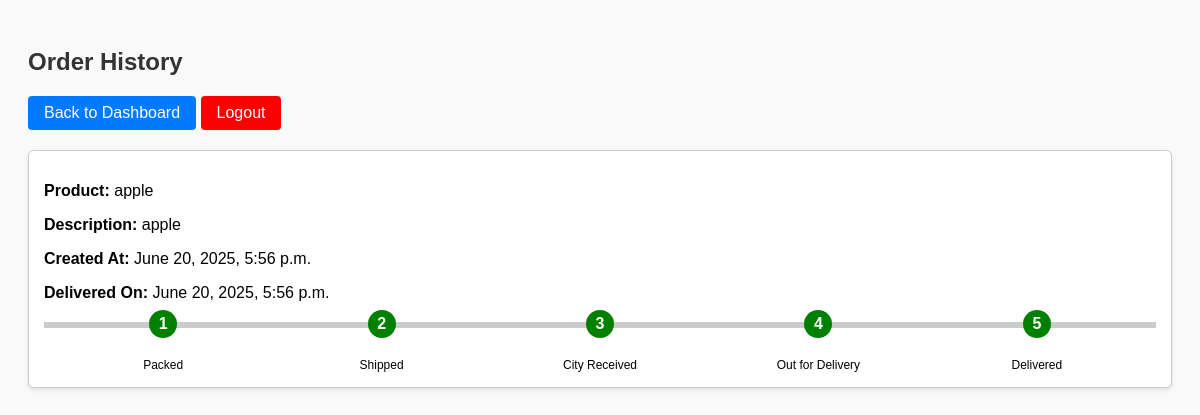
The page /customer_history/ (signed in) on the database its author committed.
### delivery_app/models.py (models this page shows, shortened)
class Order(models.Model):
    customer = models.ForeignKey(Customer, on_delete=models.CASCADE)
    product_name = models.CharField(max_length=255)
    description = models.TextField()
    created_at = models.DateTimeField(auto_now_add=True)
    warehouse_manager = models.ForeignKey(WarehouseManager, on_delete=models.SET_NULL, null=True, blank=True)
    city_manager = models.ForeignKey(CityManager, on_delete=models.SET_NULL, null=True, blank=True)
    porter = models.ForeignKey(Porter, on_delete=models.SET_NULL, null=True, blank=True)
    is_packed = models.BooleanField(default=False)
    is_shipped = models.BooleanField(default=False)
    received_at_city = models.BooleanField(default=False)
    out_for_delivery = models.BooleanField(default=False)
    is_delivered = models.BooleanField(default=False)

### delivery_app/views.py (the view)
# urls.py: path('customer_history/',views.customer_history,name='customer_history'),
@login_required
def customer_history(request):
    orders = Order.objects.filter(customer=request.user.customer, is_delivered=True).order_by('-created_at')
    return render(request, 'customer_history.html', {'orders': orders})

### delivery_app/templates/customer_history.html (shortened to what this page needs)
{% load static %}
<!DOCTYPE html>
<html>
<head>
  <link rel="stylesheet" href="{% static 'css/customer_dashboard.css' %}">
</head>
<body>
  <h2>Order History</h2>
  <a href="{% url 'customer_dashboard' %}" class="button">Back to Dashboard</a>
  <a href="{% url 'logout' %}" class="button" style="background-color:red;">Logout</a>
  {% if orders %}
    {% for order in orders %}
      <div class="order-card">
        <p><strong>Product:</strong> {{ order.product_name }}</p>
        <p><strong>Description:</strong> {{ order.description }}</p>
        <p><strong>Created At:</strong> {{ order.created_at }}</p>
        <p><strong>Delivered On:</strong> {{ order.updated_at|default:order.created_at }}</p>
        <div class="progress-container">
          <div class="progress-step completed">
            <span>1</span>
            <label>Packed</label>
          </div>
          <div class="progress-step completed">
            <span>2</span>
            <label>Shipped</label>
          </div>
          <div class="progress-step completed">
            <span>3</span>
            <label>City Received</label>
          </div>
          <div class="progress-step completed">
            <span>4</span>
            <label>Out for Delivery</label>
          </div>
          <div class="progress-step completed">
            <span>5</span>
            <label>Delivered</label>
          </div>
        </div>
      </div>
    {% endfor %}
  {% else %}
    <p>No delivered orders yet.</p>
  {% endif %}
</body>
</html>

### delivery_app/static/css/customer_dashboard.css (style rules this page uses)
body { font-family: Arial, sans-serif; padding: 20px; background: #f9f9f9; }
h2 { color: #333; }
a.button { display: inline-block; margin-bottom: 20px; padding: 8px 16px; background-color: #007bff; color: white; text-decoration: none; border-radius: 4px; }
.order-card { background-color: white; border: 1px solid #ccc; padding: 15px; margin-bottom: 20px; border-radius: 6px; box-shadow: 0 2px 4px rgba(0,0,0,0.1); }
.progress-container { display: flex; justify-content: space-between; align-items: center; margin-top: 20px; padding: 0 10px; position: relative; border-top: 3px solid #ccc; }
.progress-step { position: relative; text-align: center; flex: 1; }
.progress-step span { display: inline-block; width: 28px; height: 28px; line-height: 28px; border-radius: 50%; background-color: #ccc; color: white; font-weight: bold; z-index: 1; position: relative; top: -15px; }
.progress-step.completed span { background-color: green; }
.progress-step label { display: block; margin-top: 5px; font-size: 12px; }
.progress-container::before { content: ''; position: absolute; top: 0; left: 0; height: 3px; width: 100%; background-color: #ccc; z-index: 0; }

### rows shown on the page
Order: product_name "apple", description "apple", created_at "June 20, 2025, 5:56 p.m.", updated_at "June 20, 2025, 5:56 p.m."
